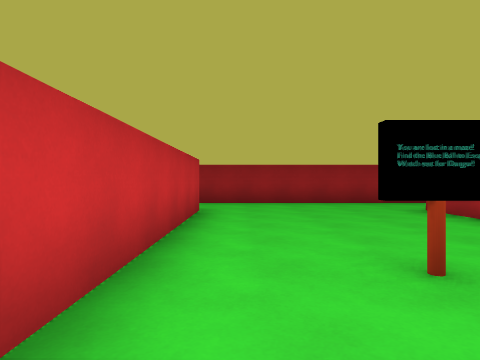
View 1 (above)

22 first-person views from a walk through a level from a Godot 3-D game. The camera is 1.2 m above the floor, looks level and sees 75° across. The floor is counted in squares, 2 m on a side. Each view is taken from the middle of a square. On the plan, view 1 faces up. The plan holds only what a view shows up to about 9 squares ahead; the rest is blank. The place goes on beyond the plan.

View 2
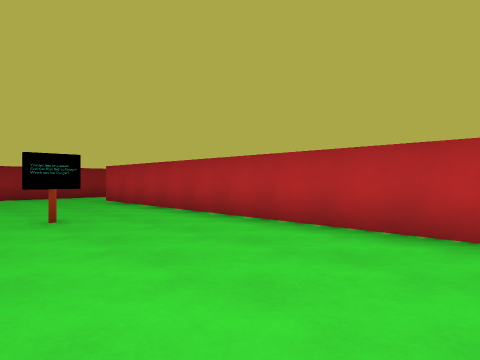

View 3
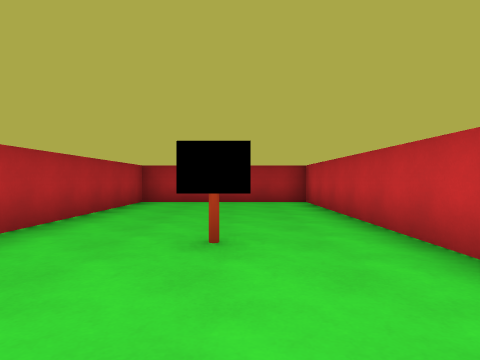

View 4
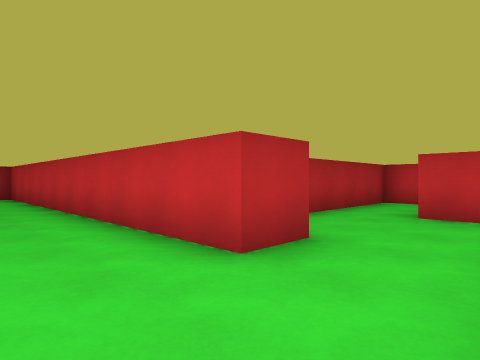

View 5
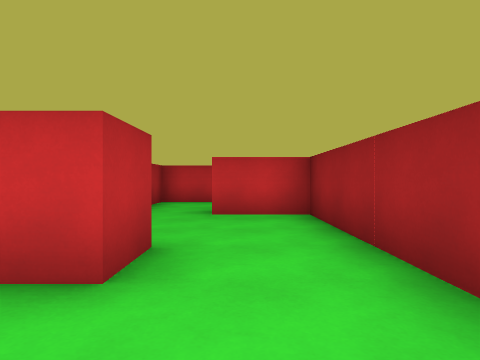

View 6
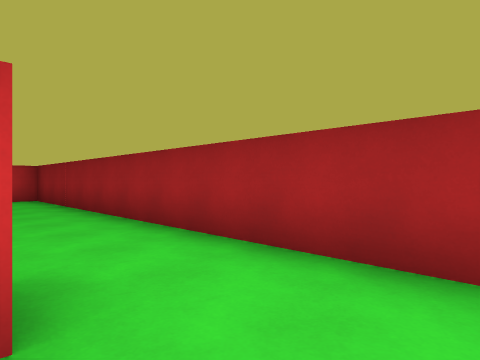

View 7
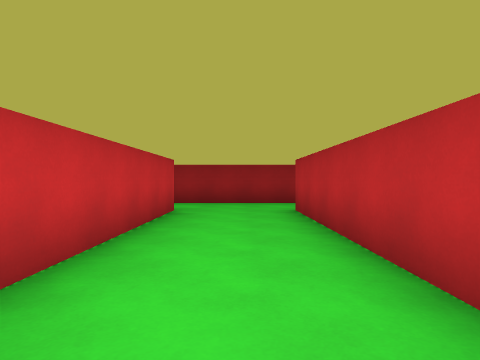

View 8
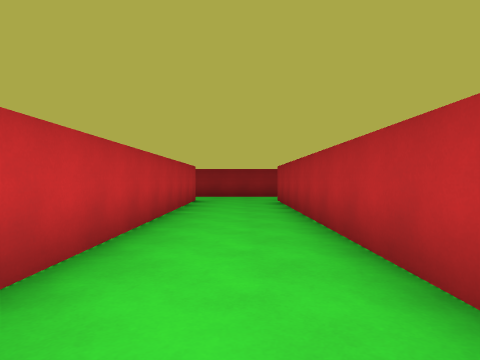

View 9
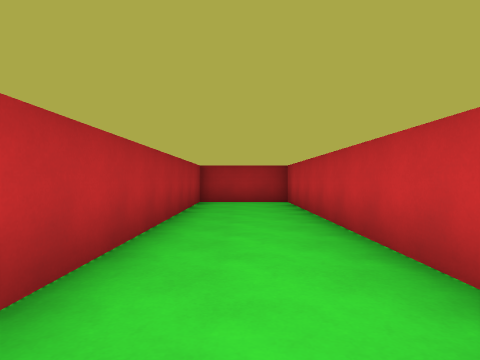

View 10
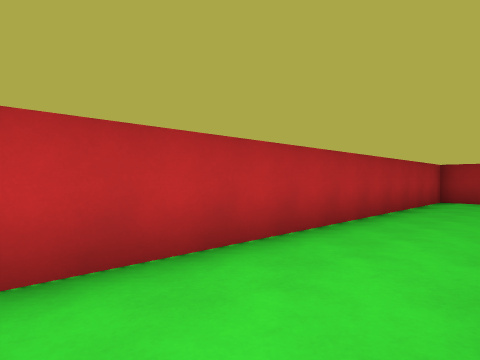

View 11
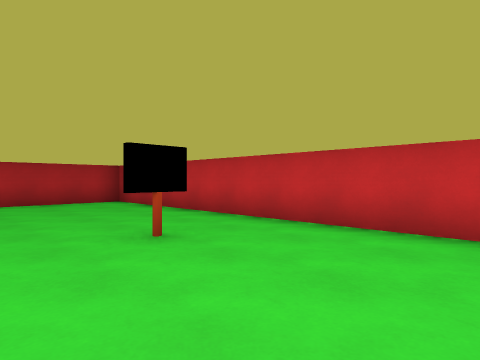

View 12
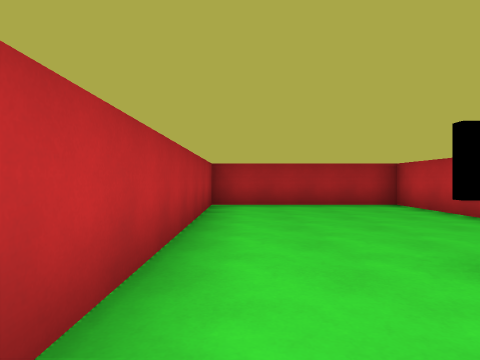

View 13
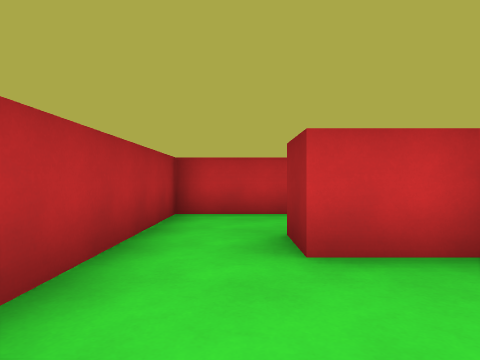

View 14
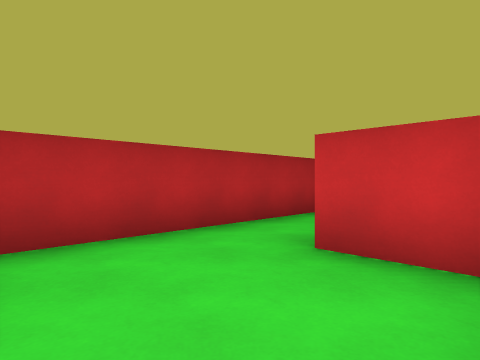

View 15
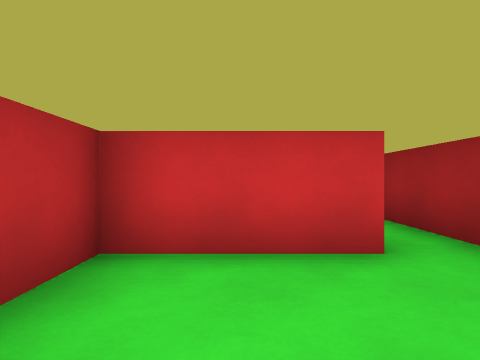

View 16
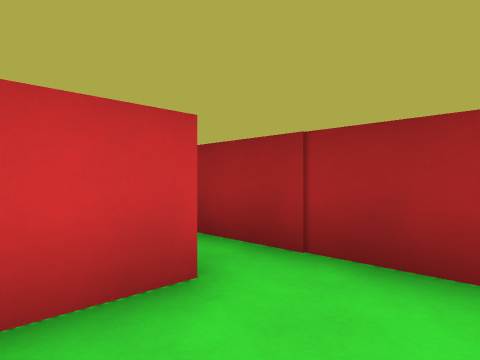

View 17
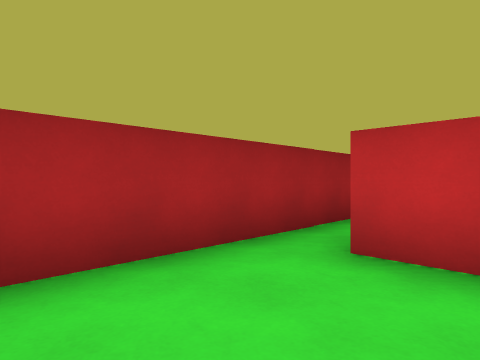

View 18
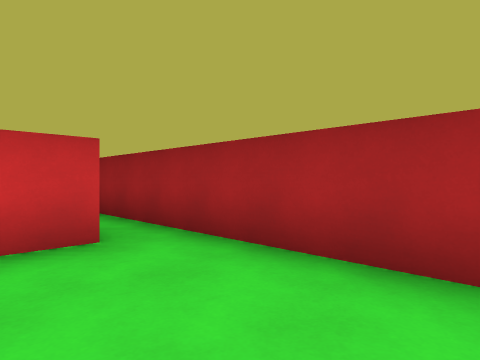

View 19
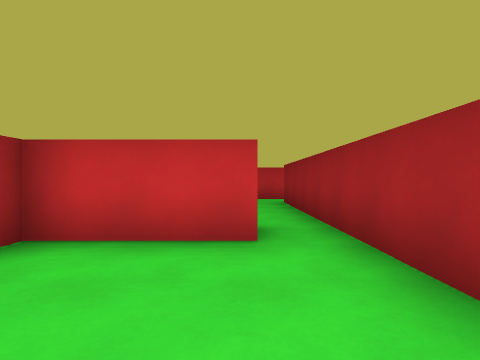

View 20
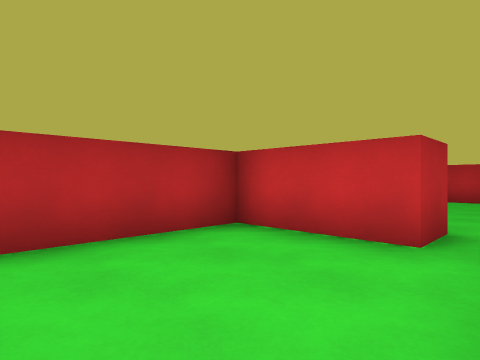

View 21
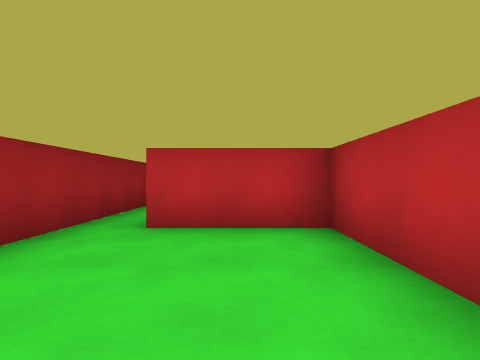

View 22
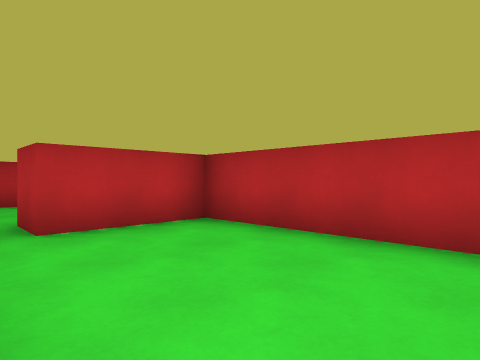

### Floor plan
Points are (right, up) in squares from view 1. A wall is a line through its corners. A room is listed if a view was taken in it or the views show most of it. See-through windows are left out.
Room 1 (views 1, 2, 3, 4, 5, 11, 12, 13, 14)
walls: (-1.9, 6.2) (-0.8, 6.2) (-0.8, -3.6) (3.7, -3.6) (3.7, 6.2); (-4.6, 4.9) (-2.4, 4.9); (4.5, 8.2) (-4.4, 8.2) (-4.4, 6.5)
ways out: opening at (4, 7.5) to room 2; opening at (-5, 6) to room 3
objects: sign (1, 2)
Room 2 (views 6, 7, 8, 9, 10)
walls: (4.7, 6.2) (4.7, -3.6) (7.1, -3.6) (7.1, 6.2); (7.5, 8.2) (4.5, 8.2)
ways out: opening at (4, 7.5) to room 1
Room 3 (views 15, 16)
walls: (-4.4, 6.5) (-5.5, 6.5); (-7.5, 7.2) (-7.5, 4.9) (-4.6, 4.9)
ways out: opening at (-5, 6) to room 1; opening at (-6.5, 7) to room 6
Room 4 (views 17, 18, 19, 20)
walls: (-8.5, 6.2) (-8.5, 7.2); (-12.1, 7.2) (-12.1, 4.9) (-9.4, 4.9); (-7.4, 8.2) (-11.6, 8.2)
ways out: opening at (-12.5, 8) to room 5; opening at (-8, 8) to room 6
Room 5 (views 21, 22)
walls: (-16.6, 4.9) (-13.1, 4.9) (-13.1, 7.2) (-12.1, 7.2); (-18.9, 6.8) (-18.9, 6); (-11.6, 8.2) (-17.5, 8.2)
ways out: opening at (-12.5, 8) to room 4
Room 6 (no view inside)
walls: (-6.2, 8.2) (-7.4, 8.2)
ways out: opening at (-6.5, 7) to room 3; opening at (-8, 8) to room 4

Positions as (right, up) in squares from view 1, and headings:
1: (0, 0), facing up
2: (0, -3), facing up-right
3: (1, 5), facing down
4: (1, 8), facing down-left
5: (1, 7), facing left
6: (6, 6), facing up-left
7: (6, 0), facing up
8: (6, -3), facing up
9: (6, 5), facing down
10: (5, 6), facing down-right
11: (3, 5), facing down-left
12: (3, 4), facing down
13: (-2, 6), facing left
14: (-2, 8), facing down-left
15: (-5, 6), facing left
16: (-6, 6), facing up-left
17: (-11, 6), facing up-right
18: (-9, 6), facing up-left
19: (-9, 7), facing left
20: (-9, 8), facing down-left
21: (-17, 6), facing right
22: (-17, 8), facing down-right
